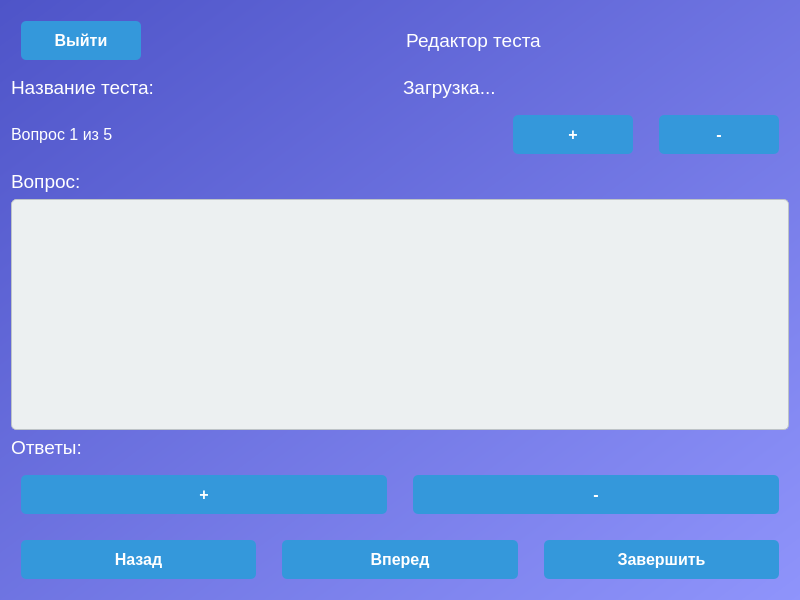
<?xml version="1.0" encoding="UTF-8"?>
<ui version="4.0">
 <class>TestEditorWindow</class>
 <widget class="QDialog" name="TestEditorWindow">
  <property name="geometry">
   <rect>
    <x>0</x>
    <y>0</y>
    <width>800</width>
    <height>600</height>
   </rect>
  </property>
  <property name="windowTitle">
   <string>Редактор теста</string>
  </property>
  <property name="styleSheet">
   <string notr="true">
    QDialog {
        background-color: qlineargradient(spread:pad, x1:0, y1:0, x2:1, y2:1, stop:0 #4e54c8, stop:1 #8f94fb);
    }
    QLabel {
        font-size: 14pt;
        color: white;
    }
    QLineEdit, QTextEdit {
        background-color: #ecf0f1;
        border: 1px solid #bdc3c7;
        border-radius: 5px;
        padding: 5px;
        font-size: 12pt;
    }
    QPushButton {
        background-color: #3498db;
        color: white;
        font-size: 12pt;
        font-weight: bold;
        border: none;
        border-radius: 5px;
        padding: 10px;
        min-width: 100px;
        margin: 10px;
    }
    QPushButton:hover {
        background-color: #2980b9;
    }
    QPushButton:pressed {
        background-color: #1abc9c;
    }
    QCheckBox {
        color: white;
        font-size: 12pt;
    }
   </string>
  </property>
  <layout class="QVBoxLayout" name="verticalLayout">
   <!-- Верхняя панель -->
   <item>
    <layout class="QHBoxLayout" name="topPanelLayout">
     <item>
      <widget class="QPushButton" name="exitButton">
       <property name="text">
        <string>Выйти</string>
       </property>
      </widget>
     </item>
     <item>
      <spacer>
       <property name="orientation">
        <enum>Qt::Horizontal</enum>
       </property>
       <property name="sizeHint" stdset="0">
        <size>
         <width>40</width>
         <height>20</height>
        </size>
       </property>
      </spacer>
     </item>
     <item>
      <widget class="QLabel" name="titleLabel">
       <property name="text">
        <string>Редактор теста</string>
       </property>
       <property name="alignment">
        <set>Qt::AlignCenter</set>
       </property>
      </widget>
     </item>
     <item>
      <spacer>
       <property name="orientation">
        <enum>Qt::Horizontal</enum>
       </property>
       <property name="sizeHint" stdset="0">
        <size>
         <width>40</width>
         <height>20</height>
        </size>
       </property>
      </spacer>
     </item>
    </layout>
   </item>
   <!-- Название теста -->
   <item>
    <layout class="QHBoxLayout" name="testTitleLayout">
     <item>
      <widget class="QLabel" name="testTitleLabel">
       <property name="text">
        <string>Название теста:</string>
       </property>
      </widget>
     </item>
     <item>
      <widget class="QLabel" name="testTitleDisplay">
       <property name="text">
        <string>Загрузка...</string>
       </property>
       <property name="styleSheet">
        <string notr="true">font-size: 14pt; color: white;</string>
       </property>
      </widget>
     </item>
    </layout>
   </item>
   <!-- Счетчик вопросов и управление -->
   <item>
    <layout class="QHBoxLayout" name="questionCounterLayout">
     <item>
      <widget class="QLabel" name="questionCounterLabel">
       <property name="text">
        <string>Вопрос 1 из 5</string>
       </property>
       <property name="styleSheet">
        <string notr="true">font-size: 12pt; color: white;</string>
       </property>
      </widget>
     </item>
     <item>
      <spacer>
       <property name="orientation">
        <enum>Qt::Horizontal</enum>
       </property>
       <property name="sizeHint" stdset="0">
        <size>
         <width>40</width>
         <height>20</height>
        </size>
       </property>
      </spacer>
     </item>
     <item>
      <widget class="QPushButton" name="addQuestionButton">
       <property name="text">
        <string>+</string>
       </property>
      </widget>
     </item>
     <item>
      <widget class="QPushButton" name="removeQuestionButton">
       <property name="text">
        <string>-</string>
       </property>
      </widget>
     </item>
    </layout>
   </item>
   <!-- Вопрос -->
   <item>
    <layout class="QVBoxLayout" name="questionLayout">
     <item>
      <widget class="QLabel" name="questionLabel">
       <property name="text">
        <string>Вопрос:</string>
       </property>
      </widget>
     </item>
     <item>
      <widget class="QTextEdit" name="questionEdit"/>
     </item>
    </layout>
   </item>
   <!-- Ответы -->
   <item>
    <layout class="QVBoxLayout" name="answersLayout">
     <item>
      <widget class="QLabel" name="answersLabel">
       <property name="text">
        <string>Ответы:</string>
       </property>
      </widget>
     </item>
     <item>
      <layout class="QGridLayout" name="answersGridLayout">
       <!-- Ответы будут добавлены динамически -->
      </layout>
     </item>
     <item>
      <layout class="QHBoxLayout" name="answerButtonsLayout">
       <item>
        <widget class="QPushButton" name="addAnswerButton">
         <property name="text">
          <string>+</string>
         </property>
        </widget>
       </item>
       <item>
        <widget class="QPushButton" name="removeAnswerButton">
         <property name="text">
          <string>-</string>
         </property>
        </widget>
       </item>
      </layout>
     </item>
    </layout>
   </item>
   <!-- Навигация -->
   <item>
    <layout class="QHBoxLayout" name="navigationLayout">
     <item>
      <widget class="QPushButton" name="backButton">
       <property name="text">
        <string>Назад</string>
       </property>
      </widget>
     </item>
     <item>
      <widget class="QPushButton" name="nextButton">
       <property name="text">
        <string>Вперед</string>
       </property>
      </widget>
     </item>
     <item>
      <widget class="QPushButton" name="finishButton">
       <property name="text">
        <string>Завершить</string>
       </property>
      </widget>
     </item>
    </layout>
   </item>
  </layout>
 </widget>
 <resources/>
 <connections/>
</ui>
